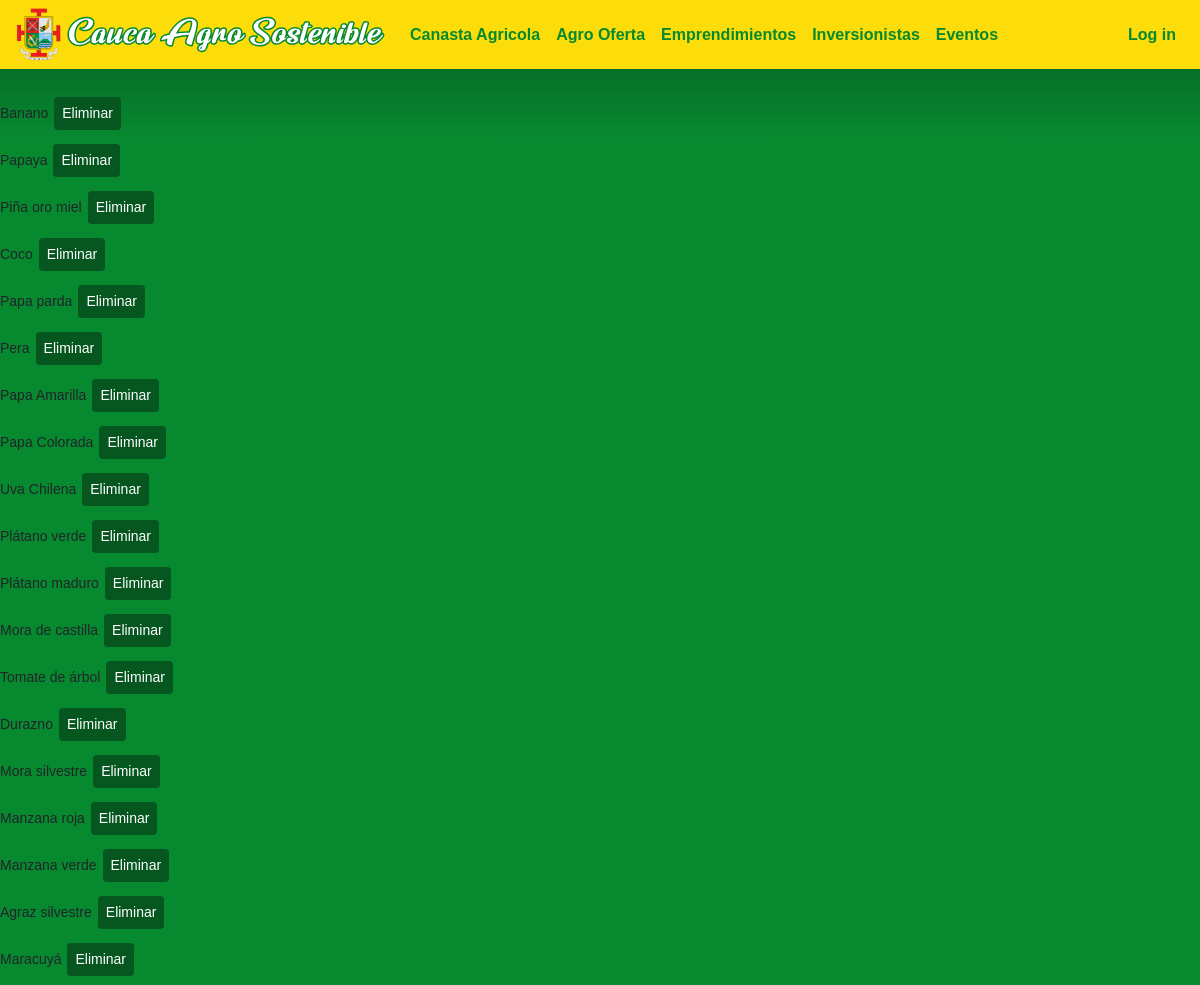
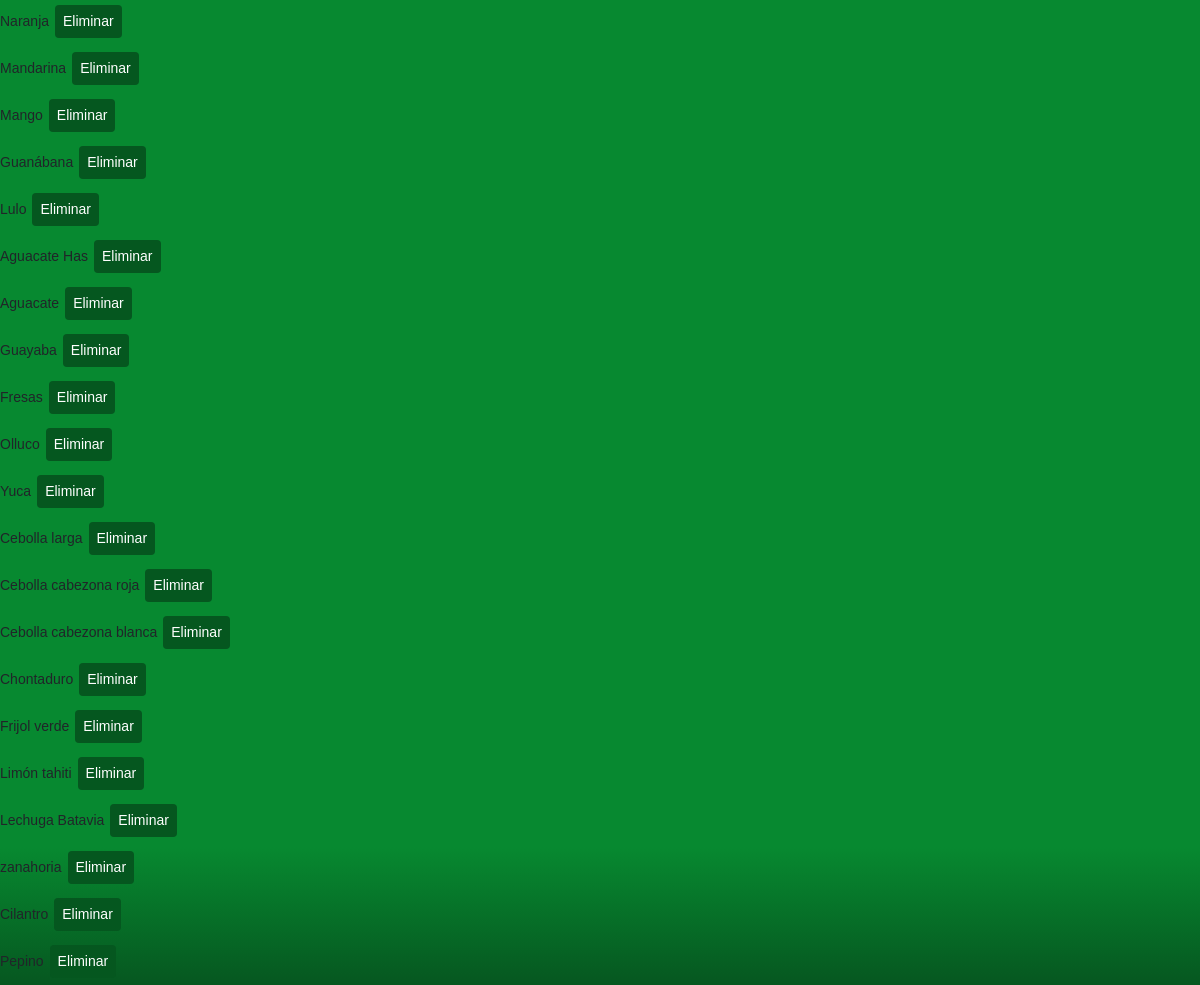
The page /products-crud on the database its author committed (2 pictures, top to bottom).
### caucaSostenible/models.py (models this page shows)
class Product(models.Model):
   name = models.CharField(max_length=60)
   price = models.FloatField()
   discount = models.FloatField()
   description = models.CharField(max_length=300)
   imgURL = models.CharField(max_length=300)

### caucaSostenible/views.py (the view)
# urls.py: path("products-crud", views.products_crud_view, name="productsCrud"),
def products_crud_view(request):
    products = Product.objects.all()
    return render(request, "general/productos_crud.html", {"products": products})

### caucaSostenible/templates/general/productos_crud.html (shortened to what this page needs)
{% extends "general/layout.html" %}
{% load static %}
{% block body %}
    {% for product in products %}
        <div style="display: flex; align-items: center">
            <p>{{product.name}}</p>
            <button class="common-button" onclick="removeProduct('{{product.id}}')">Eliminar</button>
        </div>
    {% endfor %}
    {% endblock %}

### caucaSostenible/static/caucaSostenible/css/generalStyles.css (style rules this page uses)
body { font-size: 14px; font-family: Arial, sans-serif; }

### caucaSostenible/static/caucaSostenible/css/styles.css (style rules this page uses)
body { padding: 0px 0px; background: rgb(6,87,32); background: linear-gradient(180deg, rgba(6,87,32,1) 0%, rgba(7,137,48,1) 7%, rgba(7,137,48,1) 93%, rgba(6,87,32,1) 100%); }
.common-button { color: white; background: #05571f; border: none; border-radius: 4px; padding: 6px 8px; margin: 7px 6px; }
p { margin: 0 0; }
html { min-height: 100%; }

### rows shown on the page
Product: name "Banano"
Product: name "Papaya"
Product: name "Piña oro miel"
Product: name "Coco"
Product: name "Papa parda"
Product: name "Pera"
Product: name "Papa Amarilla"
Product: name "Papa Colorada"
Product: name "Uva Chilena"
Product: name "Plátano verde"
Product: name "Plátano maduro"
Product: name "Mora de castilla"
Product: name "Tomate de árbol"
Product: name "Durazno"
Product: name "Mora silvestre"
Product: name "Manzana roja"
Product: name "Manzana verde"
Product: name "Agraz silvestre"
Product: name "Maracuyá"
Product: name "Naranja"
Product: name "Mandarina"
Product: name "Mango"
Product: name "Guanábana"
Product: name "Lulo"
Product: name "Aguacate Has"
Product: name "Aguacate"
Product: name "Guayaba"
Product: name "Fresas"
Product: name "Olluco"
Product: name "Yuca"
Product: name "Cebolla larga"
Product: name "Cebolla cabezona roja"
Product: name "Cebolla cabezona blanca"
Product: name "Chontaduro"
Product: name "Frijol verde"
Product: name "Limón tahiti"
Product: name "Lechuga Batavia"
Product: name "zanahoria"
Product: name "Cilantro"
Product: name "Pepino"
